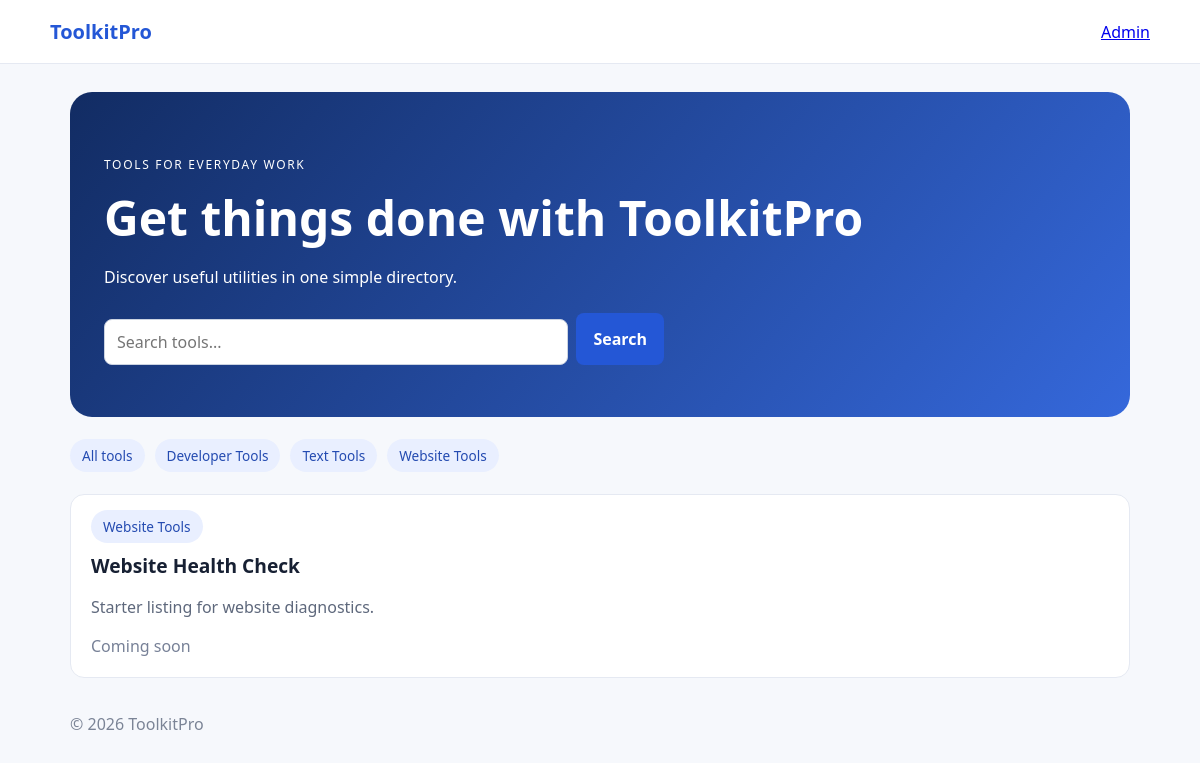
/?category=website-tools, run on the app's committed database.
### tables this page shows
CREATE TABLE IF NOT EXISTS categories (
  id BIGINT UNSIGNED AUTO_INCREMENT PRIMARY KEY,
  name VARCHAR(100) NOT NULL,
  slug VARCHAR(120) NOT NULL UNIQUE,
  created_at TIMESTAMP NOT NULL DEFAULT CURRENT_TIMESTAMP
);

CREATE TABLE IF NOT EXISTS tools (
  id BIGINT UNSIGNED AUTO_INCREMENT PRIMARY KEY,
  category_id BIGINT UNSIGNED NULL,
  name VARCHAR(160) NOT NULL,
  slug VARCHAR(180) NOT NULL UNIQUE,
  description TEXT NOT NULL,
  tool_url VARCHAR(500) NULL,
  status ENUM('published','draft') NOT NULL DEFAULT 'published',
  created_at TIMESTAMP NOT NULL DEFAULT CURRENT_TIMESTAMP,
  updated_at TIMESTAMP NOT NULL DEFAULT CURRENT_TIMESTAMP ON UPDATE CURRENT_TIMESTAMP,
  CONSTRAINT fk_tools_category FOREIGN KEY (category_id) REFERENCES categories(id) ON DELETE SET NULL
);

### src/bootstrap.php (called while the page is built, shortened)
<?php
function envv(string $key, ?string $default=null): ?string { $v=getenv($key); return $v===false?$default:$v; }
function db(): PDO {
 static $pdo=null; if($pdo instanceof PDO) return $pdo;
 $host=envv('DB_HOST','127.0.0.1');$port=envv('DB_PORT','3306');$name=envv('DB_NAME','toolkitpro');
 $pdo=new PDO("mysql:host=$host;port=$port;dbname=$name;charset=utf8mb4",envv('DB_USER','root'),envv('DB_PASS',''),[PDO::ATTR_ERRMODE=>PDO::ERRMODE_EXCEPTION,PDO::ATTR_DEFAULT_FETCH_MODE=>PDO::FETCH_ASSOC,PDO::ATTR_EMULATE_PREPARES=>false]);
 return $pdo;
}
function e(?string $s): string { return htmlspecialchars($s??'',ENT_QUOTES|ENT_SUBSTITUTE,'UTF-8'); }

### public/index.php (the view, shortened to what this page needs)
<?php
require_once __DIR__ . '/../src/bootstrap.php';
$q = trim((string)($_GET['q'] ?? ''));
$cat = trim((string)($_GET['category'] ?? ''));
$sql = "SELECT t.*, c.name AS category_name, c.slug AS category_slug FROM tools t LEFT JOIN categories c ON c.id=t.category_id WHERE t.status='published'";
$args = [];
if ($cat !== '') { $sql .= " AND c.slug=?"; $args[]=$cat; }
$sql .= " ORDER BY t.name";
$stmt = db()->prepare($sql); $stmt->execute($args); $tools=$stmt->fetchAll();
$categories=db()->query("SELECT name,slug FROM categories ORDER BY name")->fetchAll();
?>
<!doctype html><html lang="en"><head><link rel="stylesheet" href="/assets/style.css"></head><body>
<header class="top"><a class="brand" href="/">ToolkitPro</a><a href="/admin/login.php">Admin</a></header>
<main class="wrap"><section class="hero"><p class="eyebrow">TOOLS FOR EVERYDAY WORK</p><h1>Get things done with ToolkitPro</h1><p>Discover useful utilities in one simple directory.</p>
<form class="search" method="get"><input name="q" value="<?=e($q)?>" placeholder="Search tools..." aria-label="Search tools"><button>Search</button></form></section>
<nav class="filters"><a href="/">All tools</a><?php foreach($categories as $c): ?><a href="/?category=<?=e($c['slug'])?>"><?=e($c['name'])?></a><?php endforeach; ?></nav>
<section class="cards"><?php foreach($tools as $t): ?><article class="tool"><span class="tag"><?=e($t['category_name'] ?? 'Tools')?></span><h2><?=e($t['name'])?></h2><p><?=e($t['description'])?></p><?php if(!empty($t['tool_url'])): ?><a class="go" href="<?=e($t['tool_url'])?>">Open tool →</a><?php else: ?><span class="muted">Coming soon</span><?php endif; ?></article><?php endforeach; ?></section>
<?php if(!$tools): ?><p>No matching tools yet.</p><?php endif; ?><footer>© <?=date('Y')?> ToolkitPro</footer></main></body></html>

### public/assets/style.css (style rules this page uses)
:root { font-family:system-ui,-apple-system,Segoe UI,sans-serif;color:#172033;background:#f6f8fc }
* { box-sizing:border-box }
body { margin:0 }
.top { height:64px;background:#fff;border-bottom:1px solid #e5e9f2;display:flex;align-items:center;justify-content:space-between;padding:0 max(20px,calc((100% - 1100px)/2)) }
.brand { font-weight:800;font-size:1.25rem;color:#2457d6;text-decoration:none }
.wrap { max-width:1100px;margin:0 auto;padding:28px 20px }
.hero { background:linear-gradient(130deg,#122c63,#3568db);color:#fff;padding:52px 34px;border-radius:22px }
.hero h1 { font-size:clamp(2rem,5vw,3rem);margin:8px 0 }
.eyebrow { letter-spacing:.14em;font-size:.75rem }
.search { display:flex;gap:8px;max-width:560px;margin-top:25px }
.search input { flex:1 }
.filters { display:flex;gap:10px;flex-wrap:wrap;margin:22px 0 }
.filters a,.tag { background:#e9efff;color:#244bb1;border-radius:30px;padding:7px 12px;text-decoration:none;font-size:.85rem }
.cards { display:grid;grid-template-columns:repeat(auto-fit,minmax(230px,1fr));gap:16px }
.tool,.panel { background:#fff;border:1px solid #e5e9f2;border-radius:14px;padding:20px }
.tool h2 { font-size:1.2rem;margin:15px 0 8px }
.tool p { color:#5e687c;line-height:1.5 }
.muted,small { color:#778197 }
input,textarea,select { display:block;width:100%;margin-top:6px;padding:11px 12px;border:1px solid #cbd3e1;border-radius:8px;font:inherit;background:#fff }
button { border:0;border-radius:8px;background:#2457d6;color:white;padding:11px 17px;font:inherit;font-weight:650;cursor:pointer }
footer { padding:35px 0;color:#7b8496 }

### data on the page
categories: name "Developer Tools"
categories: name "Text Tools"
categories: name "Website Tools"
tools: category.name "Website Tools", name "Website Health Check", description "Starter listing for website diagnostics.", shows "Coming soon"
